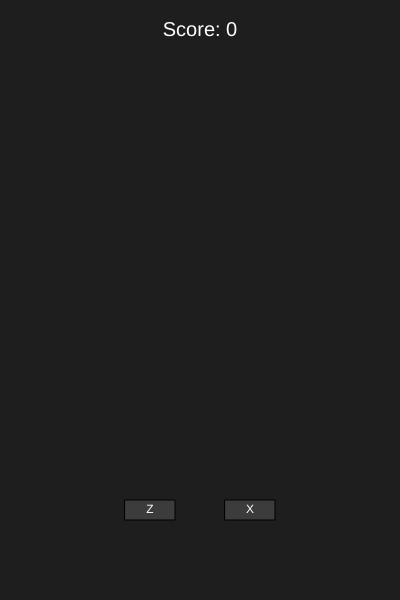
Frame 1 (no input)
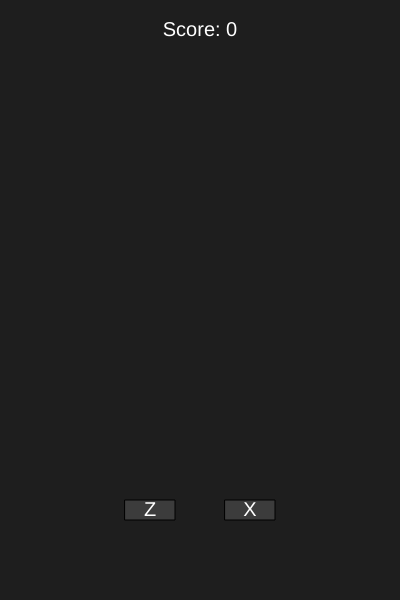
Frame 60 (no input)
Frame 120 (the mouse pressed at the canvas centre since frame 60): identical to frame 60, image omitted

The p5.js sketch that drew these frames (run headless with seeded random() and noise() and a simulated clock; from frame 60 on, the mouse is pressed at the canvas centre):

// p5.js sketch
// ── sketch.js
let notes = [];
let targets = [150, 250];
let score = 0;

function setup() {
  createCanvas(400, 600);
  textAlign(CENTER, CENTER);
  frameRate(60);

  // Test için her saniyede bir nota üret
  setInterval(() => {
    let lane = random([0, 1]);
    notes.push({ x: targets[lane], y: 0, lane: lane });
  }, 1000);
}

function draw() {
  background(30);

  // Hedef alanlar
  for (let i = 0; i < 2; i++) {
    fill(60);
    rect(targets[i] - 25, height - 100, 50, 20);
    fill(255);
    text(i === 0 ? 'Z' : 'X', targets[i], height - 90);
  }

  // Notaları çiz ve güncelle
  for (let i = notes.length - 1; i >= 0; i--) {
    let note = notes[i];
    note.y += 4;

    fill(0, 255, 255);
    ellipse(note.x, note.y, 30);

    if (note.y > height + 50) {
      notes.splice(i, 1); // ekran dışına çıktıysa sil
    }
  }

  // Skor
  fill(255);
  textSize(20);
  text("Score: " + score, width / 2, 30);
}

function keyPressed() {
  let k = key.toUpperCase(); // küçük harf gelirse büyük yap

  let laneIndex = -1;
  if (k === 'Z') laneIndex = 0;
  else if (k === 'X') laneIndex = 1;

  if (laneIndex !== -1) {
    for (let i = notes.length - 1; i >= 0; i--) {
      let note = notes[i];
      let d = dist(note.x, note.y, targets[laneIndex], height - 90);
      if (d < 30) {
        score++;
        notes.splice(i, 1);
        break;
      }
    }
  }
}
